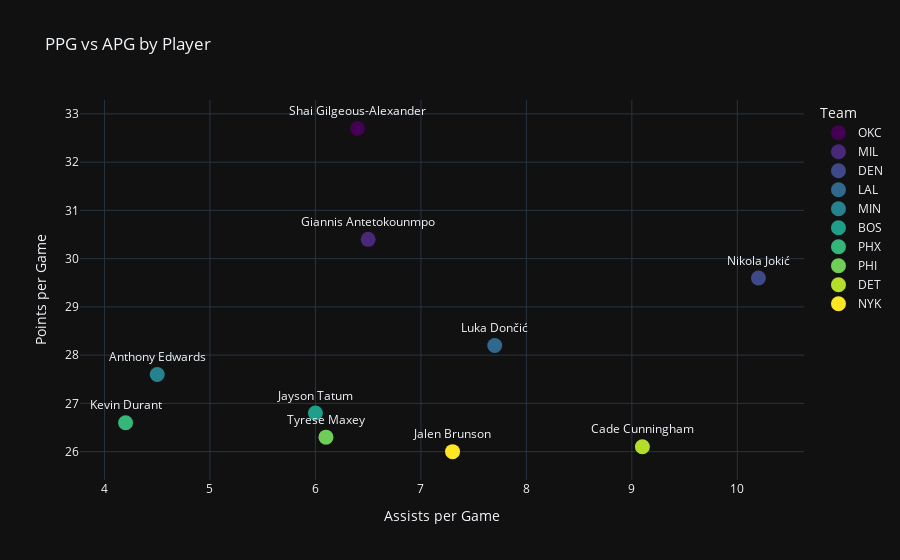

Source (notebook cell):
### Code cell
fig = px.scatter(
    df,
    x="APG",
    y="PPG",
    color="TEAM_ABBREVIATION",
    template="plotly_dark",
    title="PPG vs APG by Player",
    color_discrete_sequence=px.colors.sequential.Viridis,
    text="PLAYER_NAME",
    labels={
        "APG": "Assists per Game",
        "PPG": "Points per Game",
        "TEAM_ABBREVIATION": "Team",
        "PLAYER_NAME": "Player"
    },
    hover_name="PLAYER_NAME"
)

fig.update_traces(
    marker=dict(size=15),
    textposition="top center",
)
fig.show()

### Figure 1 — Plotly figure (JSON) as saved in the notebook; plotly's stock layout.template omitted (floating-point values rounded to 4 significant figures)
{"data": [{"hovertemplate": "<b>%{hovertext}</b><br><br>Team=OKC<br>Assists per Game=%{x}<br>Points per Game=%{y}<br>Player=%{text}<extra></extra>", "hovertext": ["Shai Gilgeous-Alexander"], "legendgroup": "OKC", "marker": {"color": "#440154", "symbol": "circle", "size": 15}, "mode": "markers+text", "name": "OKC", "orientation": "v", "showlegend": true, "text": ["Shai Gilgeous-Alexander"], "x": [6.4], "xaxis": "x", "y": [32.7], "yaxis": "y", "type": "scatter", "textposition": "top center"}, {"hovertemplate": "<b>%{hovertext}</b><br><br>Team=MIL<br>Assists per Game=%{x}<br>Points per Game=%{y}<br>Player=%{text}<extra></extra>", "hovertext": ["Giannis Antetokounmpo"], "legendgroup": "MIL", "marker": {"color": "#482878", "symbol": "circle", "size": 15}, "mode": "markers+text", "name": "MIL", "orientation": "v", "showlegend": true, "text": ["Giannis Antetokounmpo"], "x": [6.5], "xaxis": "x", "y": [30.4], "yaxis": "y", "type": "scatter", "textposition": "top center"}, {"hovertemplate": "<b>%{hovertext}</b><br><br>Team=DEN<br>Assists per Game=%{x}<br>Points per Game=%{y}<br>Player=%{text}<extra></extra>", "hovertext": ["Nikola Jokić"], "legendgroup": "DEN", "marker": {"color": "#3e4989", "symbol": "circle", "size": 15}, "mode": "markers+text", "name": "DEN", "orientation": "v", "showlegend": true, "text": ["Nikola Jokić"], "x": [10.2], "xaxis": "x", "y": [29.6], "yaxis": "y", "type": "scatter", "textposition": "top center"}, {"hovertemplate": "<b>%{hovertext}</b><br><br>Team=LAL<br>Assists per Game=%{x}<br>Points per Game=%{y}<br>Player=%{text}<extra></extra>", "hovertext": ["Luka Dončić"], "legendgroup": "LAL", "marker": {"color": "#31688e", "symbol": "circle", "size": 15}, "mode": "markers+text", "name": "LAL", "orientation": "v", "showlegend": true, "text": ["Luka Dončić"], "x": [7.7], "xaxis": "x", "y": [28.2], "yaxis": "y", "type": "scatter", "textposition": "top center"}, {"hovertemplate": "<b>%{hovertext}</b><br><br>Team=MIN<br>Assists per Game=%{x}<br>Points per Game=%{y}<br>Player=%{text}<extra></extra>", "hovertext": ["Anthony Edwards"], "legendgroup": "MIN", "marker": {"color": "#26828e", "symbol": "circle", "size": 15}, "mode": "markers+text", "name": "MIN", "orientation": "v", "showlegend": true, "text": ["Anthony Edwards"], "x": [4.5], "xaxis": "x", "y": [27.6], "yaxis": "y", "type": "scatter", "textposition": "top center"}, {"hovertemplate": "<b>%{hovertext}</b><br><br>Team=BOS<br>Assists per Game=%{x}<br>Points per Game=%{y}<br>Player=%{text}<extra></extra>", "hovertext": ["Jayson Tatum"], "legendgroup": "BOS", "marker": {"color": "#1f9e89", "symbol": "circle", "size": 15}, "mode": "markers+text", "name": "BOS", "orientation": "v", "showlegend": true, "text": ["Jayson Tatum"], "x": [6.0], "xaxis": "x", "y": [26.8], "yaxis": "y", "type": "scatter", "textposition": "top center"}, {"hovertemplate": "<b>%{hovertext}</b><br><br>Team=PHX<br>Assists per Game=%{x}<br>Points per Game=%{y}<br>Player=%{text}<extra></extra>", "hovertext": ["Kevin Durant"], "legendgroup": "PHX", "marker": {"color": "#35b779", "symbol": "circle", "size": 15}, "mode": "markers+text", "name": "PHX", "orientation": "v", "showlegend": true, "text": ["Kevin Durant"], "x": [4.2], "xaxis": "x", "y": [26.6], "yaxis": "y", "type": "scatter", "textposition": "top center"}, {"hovertemplate": "<b>%{hovertext}</b><br><br>Team=PHI<br>Assists per Game=%{x}<br>Points per Game=%{y}<br>Player=%{text}<extra></extra>", "hovertext": ["Tyrese Maxey"], "legendgroup": "PHI", "marker": {"color": "#6ece58", "symbol": "circle", "size": 15}, "mode": "markers+text", "name": "PHI", "orientation": "v", "showlegend": true, "text": ["Tyrese Maxey"], "x": [6.1], "xaxis": "x", "y": [26.3], "yaxis": "y", "type": "scatter", "textposition": "top center"}, {"hovertemplate": "<b>%{hovertext}</b><br><br>Team=DET<br>Assists per Game=%{x}<br>Points per Game=%{y}<br>Player=%{text}<extra></extra>", "hovertext": ["Cade Cunningham"], "legendgroup": "DET", "marker": {"color": "#b5de2b", "symbol": "circle", "size": 15}, "mode": "markers+text", "name": "DET", "orientation": "v", "showlegend": true, "text": ["Cade Cunningham"], "x": [9.1], "xaxis": "x", "y": [26.1], "yaxis": "y", "type": "scatter", "textposition": "top center"}, {"hovertemplate": "<b>%{hovertext}</b><br><br>Team=NYK<br>Assists per Game=%{x}<br>Points per Game=%{y}<br>Player=%{text}<extra></extra>", "hovertext": ["Jalen Brunson"], "legendgroup": "NYK", "marker": {"color": "#fde725", "symbol": "circle", "size": 15}, "mode": "markers+text", "name": "NYK", "orientation": "v", "showlegend": true, "text": ["Jalen Brunson"], "x": [7.3], "xaxis": "x", "y": [26.0], "yaxis": "y", "type": "scatter", "textposition": "top center"}], "layout": {"xaxis": {"anchor": "y", "domain": [0.0, 1.0], "title": {"text": "Assists per Game"}}, "yaxis": {"anchor": "x", "domain": [0.0, 1.0], "title": {"text": "Points per Game"}}, "legend": {"title": {"text": "Team"}, "tracegroupgap": 0}, "title": {"text": "PPG vs APG by Player"}}}
